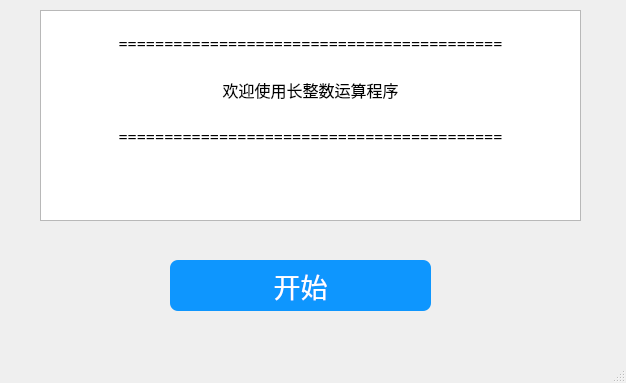
<?xml version="1.0" encoding="UTF-8"?>
<ui version="4.0">
 <class>MainWindow</class>
 <widget class="QMainWindow" name="MainWindow">
  <property name="geometry">
   <rect>
    <x>0</x>
    <y>0</y>
    <width>626</width>
    <height>383</height>
   </rect>
  </property>
  <property name="font">
   <font>
    <family>.PingFang SC</family>
   </font>
  </property>
  <property name="windowTitle">
   <string>MainWindow</string>
  </property>
  <property name="styleSheet">
   <string notr="true">/*background-color:rgb(37, 255, 88)*/</string>
  </property>
  <widget class="QWidget" name="centralwidget">
   <widget class="QPushButton" name="pushButton">
    <property name="geometry">
     <rect>
      <x>170</x>
      <y>260</y>
      <width>261</width>
      <height>51</height>
     </rect>
    </property>
    <property name="styleSheet">
     <string notr="true">/*按钮普通态*/
QPushButton
{
    /*字体为微软雅黑*/
    font-family:Microsoft Yahei;
    /*字体大小为20点*/
    font-size:20pt;
    /*字体颜色为白色*/    
    color:white;
    /*背景颜色*/  
    background-color:rgb(14 , 150 , 254);
    /*边框圆角半径为8像素*/ 
    border-radius:8px;
}

/*按钮停留态*/
QPushButton:hover
{
    /*背景颜色*/  
    background-color:rgb(44 , 137 , 255);
}

/*按钮按下态*/
QPushButton:pressed
{
    /*背景颜色*/  
    background-color:rgb(14 , 135 , 228);
    /*左内边距为3像素，让按下时字向右移动3像素*/  
    padding-left:3px;
    /*上内边距为3像素，让按下时字向下移动3像素*/  
    padding-top:3px;
}</string>
    </property>
    <property name="text">
     <string>开始</string>
    </property>
   </widget>
   <widget class="QTextBrowser" name="textBrowser">
    <property name="geometry">
     <rect>
      <x>40</x>
      <y>10</y>
      <width>541</width>
      <height>211</height>
     </rect>
    </property>
    <property name="styleSheet">
     <string notr="true"/>
    </property>
    <property name="html">
     <string>&lt;!DOCTYPE HTML PUBLIC &quot;-//W3C//DTD HTML 4.0//EN&quot; &quot;http://www.w3.org/TR/REC-html40/strict.dtd&quot;&gt;
&lt;html&gt;&lt;head&gt;&lt;meta name=&quot;qrichtext&quot; content=&quot;1&quot; /&gt;&lt;style type=&quot;text/css&quot;&gt;
p, li { white-space: pre-wrap; }
&lt;/style&gt;&lt;/head&gt;&lt;body style=&quot; font-family:'SimSun'; font-size:9pt; font-weight:400; font-style:normal;&quot;&gt;
&lt;p align=&quot;center&quot; style=&quot;-qt-paragraph-type:empty; margin-top:0px; margin-bottom:0px; margin-left:0px; margin-right:0px; -qt-block-indent:0; text-indent:0px; font-family:'.PingFang SC';&quot;&gt;&lt;br /&gt;&lt;/p&gt;
&lt;p align=&quot;center&quot; style=&quot; margin-top:0px; margin-bottom:0px; margin-left:0px; margin-right:0px; -qt-block-indent:0; text-indent:0px;&quot;&gt;&lt;span style=&quot; font-family:'.PingFang SC'; font-size:12pt;&quot;&gt;==========================================&lt;/span&gt;&lt;/p&gt;
&lt;p style=&quot;-qt-paragraph-type:empty; margin-top:0px; margin-bottom:0px; margin-left:0px; margin-right:0px; -qt-block-indent:0; text-indent:0px; font-family:'.PingFang SC'; font-size:12pt;&quot;&gt;&lt;br /&gt;&lt;/p&gt;
&lt;p align=&quot;center&quot; style=&quot; margin-top:0px; margin-bottom:0px; margin-left:0px; margin-right:0px; -qt-block-indent:0; text-indent:0px;&quot;&gt;&lt;span style=&quot; font-family:'.PingFang SC'; font-size:12pt;&quot;&gt;欢迎使用长整数运算程序&lt;/span&gt;&lt;/p&gt;
&lt;p align=&quot;center&quot; style=&quot;-qt-paragraph-type:empty; margin-top:0px; margin-bottom:0px; margin-left:0px; margin-right:0px; -qt-block-indent:0; text-indent:0px; font-family:'.PingFang SC'; font-size:12pt;&quot;&gt;&lt;br /&gt;&lt;/p&gt;
&lt;p align=&quot;center&quot; style=&quot; margin-top:0px; margin-bottom:0px; margin-left:0px; margin-right:0px; -qt-block-indent:0; text-indent:0px;&quot;&gt;&lt;span style=&quot; font-family:'.PingFang SC'; font-size:12pt;&quot;&gt;==========================================&lt;/span&gt;&lt;/p&gt;&lt;/body&gt;&lt;/html&gt;</string>
    </property>
   </widget>
  </widget>
  <widget class="QStatusBar" name="statusbar"/>
  <widget class="QMenuBar" name="menubar">
   <property name="geometry">
    <rect>
     <x>0</x>
     <y>0</y>
     <width>626</width>
     <height>27</height>
    </rect>
   </property>
  </widget>
 </widget>
 <resources/>
 <connections/>
</ui>
